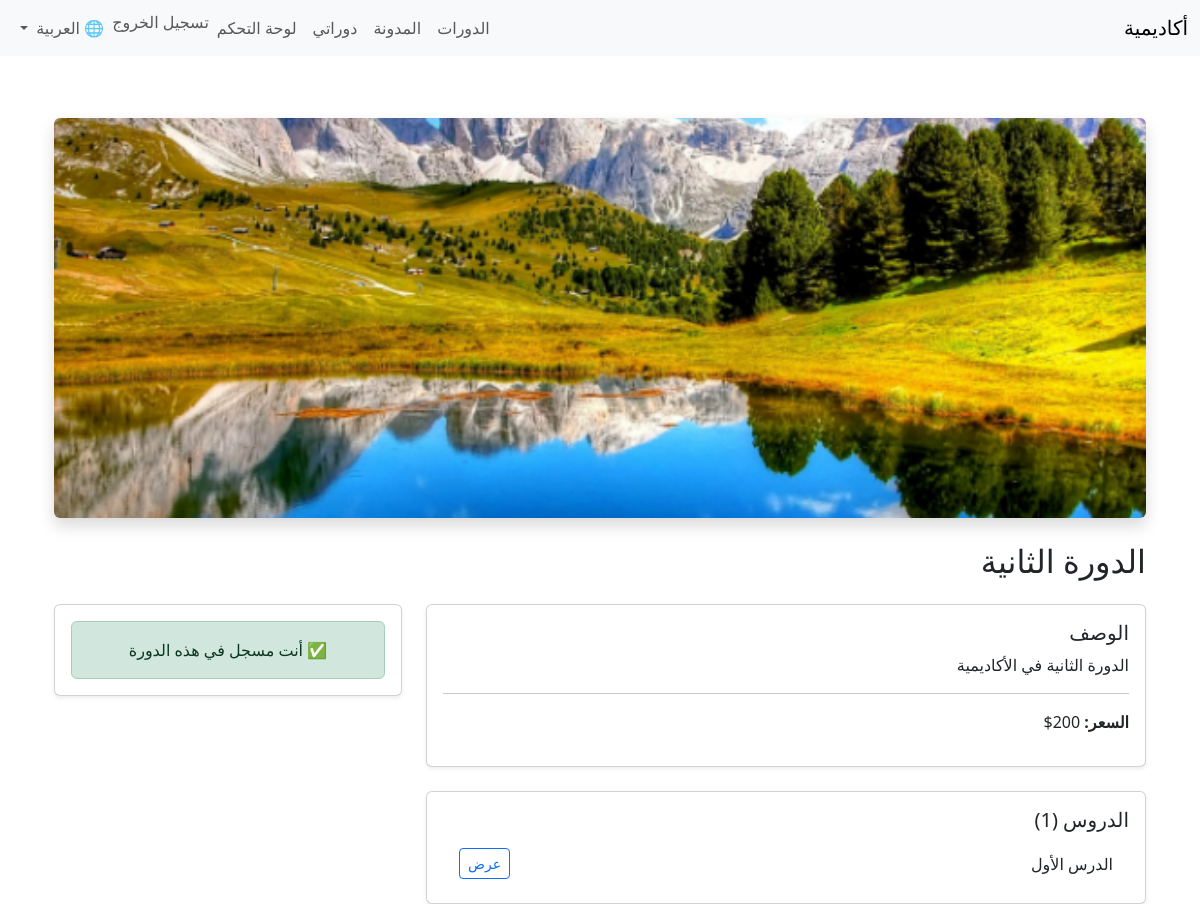
Screenshot of /ar/courses/3/ (signed in) with the database file from the repository.
### courses/models.py (models this page shows, shortened)
class Course(models.Model):
    title = models.CharField(max_length=200, verbose_name=_("عنوان الدورة"))
    description = models.TextField(verbose_name=_("وصف الدورة"))
    is_published = models.BooleanField(default=True, verbose_name=_("نشر الدورة"))
    price = models.DecimalField(max_digits=6, decimal_places=0, verbose_name=_("السعر"))
    created_at = models.DateTimeField(auto_now_add=True, verbose_name=_("تاريخ الإنشاء"))
    students = models.ManyToManyField(User, related_name="courses", blank=True, verbose_name=_("الطلاب المشتركين"))
    image = models.ImageField(upload_to='course_images/', null=True, blank=True, verbose_name=_("صورة الدورة"))
    duration = models.CharField(max_length=100, blank=True, null=True, verbose_name=_("مدة الدورة"))
    level = models.CharField(max_length=100, blank=True, null=True, verbose_name=_("مستوى الدورة"))
    prerequisites = models.TextField(blank=True, null=True, verbose_name=_("متطلبات الدورة"))
    class Meta:
        verbose_name = _("دورة")
        verbose_name_plural = _("الدورات")
        ordering = ['-created_at']

class Lesson(models.Model):
    course = models.ForeignKey(Course, on_delete=models.CASCADE, related_name="lessons", verbose_name=_("الدورة"))
    title = models.CharField(max_length=200, verbose_name=_("عنوان الدرس"))
    video = models.FileField(upload_to="lesson_videos/", blank=True, null=True, verbose_name=_("فيديو"))
    created_at = models.DateTimeField(auto_now_add=True, verbose_name=_("تاريخ الإنشاء"))
    class Meta:
        verbose_name = _("درس")
        verbose_name_plural = _("الدروس")
        ordering = ['-created_at']

### courses/views.py (the view)
# urls.py: path('<int:course_id>/', views.course_detail, name="course_detail"),
def course_detail(request, course_id):
    course = get_object_or_404(Course, id=course_id)
    is_enrolled = False
    if request.user.is_authenticated:
        if request.user.is_superuser:
            is_enrolled = True
        else:
            is_enrolled = course.students.filter(id=request.user.id).exists()
        if request.method == "POST":
            course.students.add(request.user)
            return redirect('courses:course_detail', course_id=course.id)
    return render(request, 'courses/course_detail.html', {
        'course': course,
        'is_enrolled': is_enrolled
    })

### courses/templates/courses/course_detail.html (shortened to what this page needs)
{% extends "base.html" %}
{% load static %}
{% load i18n %}
{% block content %}
<div class="container mt-5">
    {% if course.image %}
    <div class="mb-4">
        <img src="{{ course.image.url }}" class="img-fluid rounded shadow" alt="{{ course.title }}" style="max-height: 400px; object-fit: cover; width: 100%;">
    </div>
    {% endif %}
    <h2 class="mb-4">{{ course.title }}</h2>
    <div class="row">
        <div class="col-md-8">
            <div class="card mb-4 shadow-sm">
                <div class="card-body">
                    <h5 class="card-title">{% trans "الوصف" %}</h5>
                    <p class="card-text">{{ course.description }}</p>
                    <hr>
                    <div class="row">
                        <div class="col-md-6">
                            <p><strong>{% trans "السعر" %}:</strong> {{ course.price }}$</p>
                        </div>
                        <div class="col-md-6">
                        </div>
                    </div>
                </div>
            </div>
            {% if user.is_authenticated and user.is_superuser or user in course.students.all %}
                <div class="card shadow-sm">
                    <div class="card-body">
                        <h5 class="card-title">{% trans "الدروس" %} ({{ course.lessons.count }})</h5>
                        {% if course.lessons.all %}
                        <ul class="list-group list-group-flush">
                            {% for lesson in course.lessons.all %}
                            <li class="list-group-item d-flex justify-content-between align-items-center">
                                {{ lesson.title }}
                                <a href="{% url 'courses:lesson_detail' lesson.id %}" class="btn btn-sm btn-outline-primary">
                                    {% trans "عرض" %}
                                </a>
                            </li>
                            {% endfor %}
                        </ul>
                        {% else %}
                        <p class="text-muted mt-2">{% trans "لا توجد دروس مضافة لهذه الدورة بعد." %}</p>
                        {% endif %}
                    </div>
                </div>
            {% endif %}
        </div>
        <div class="col-md-4">
            <div class="card shadow-sm mb-4">
                <div class="card-body text-center">
                    {% if user.is_authenticated %}
                        {% if user.is_superuser or user in course.students.all %}
                            <div class="alert alert-success mb-0">
                                ✅ {% trans "أنت مسجل في هذه الدورة" %}
                            </div>
                        {% else %}
                            <a href="{% url 'courses:buy_course' course.id %}" class="btn btn-success w-100">
                                {% trans "اشترك الآن" %}
                            </a>
                        {% endif %}
                    {% else %}
                        <a href="{% url 'login' %}" class="btn btn-warning w-100">
                            {% trans "سجّل الدخول للاشتراك" %}
                        </a>
                    {% endif %}
                </div>
            </div>
        </div>
    </div>
</div>
{% endblock %}

### templates/base.html (style rules this page uses)
body { padding-top: 70px; }

### rows the page displays
Course: image (picture), title "الدورة الثانية", description "الدورة الثانية في الأكاديمية", price "200", lessons.count "1"
Lesson: title "الدرس الأول"
